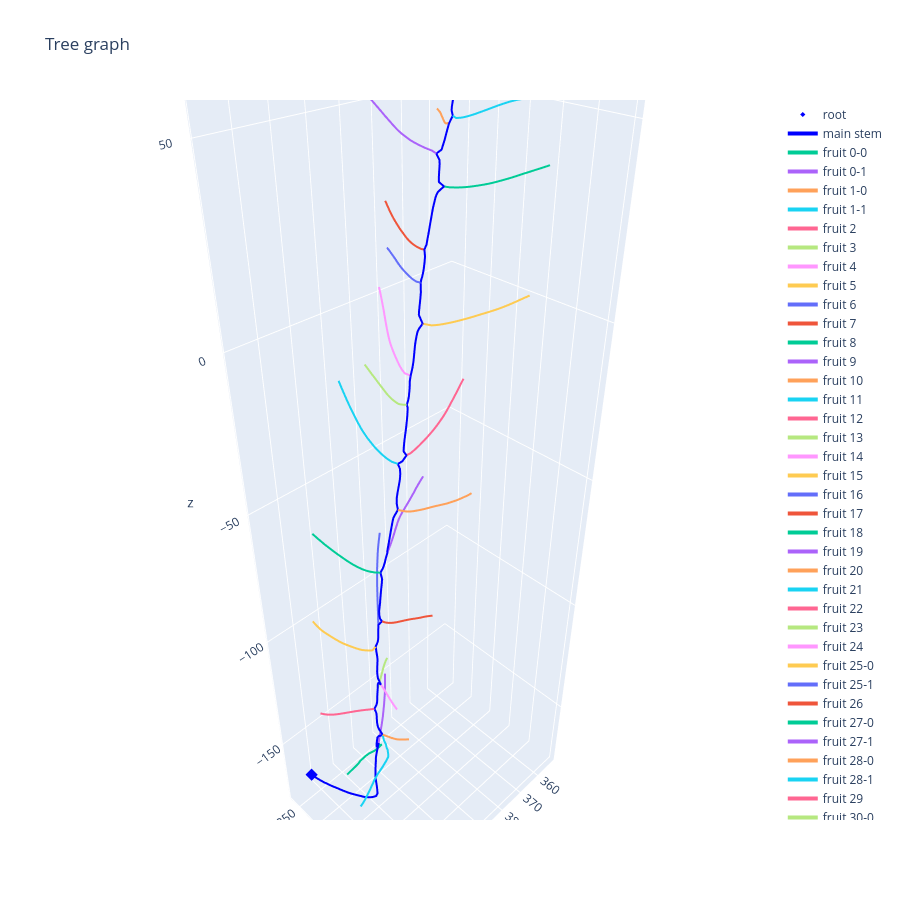

Notebook source saved alongside this figure:
### Code cell
fig = plotly_treegraph(tree)
fig.show()
